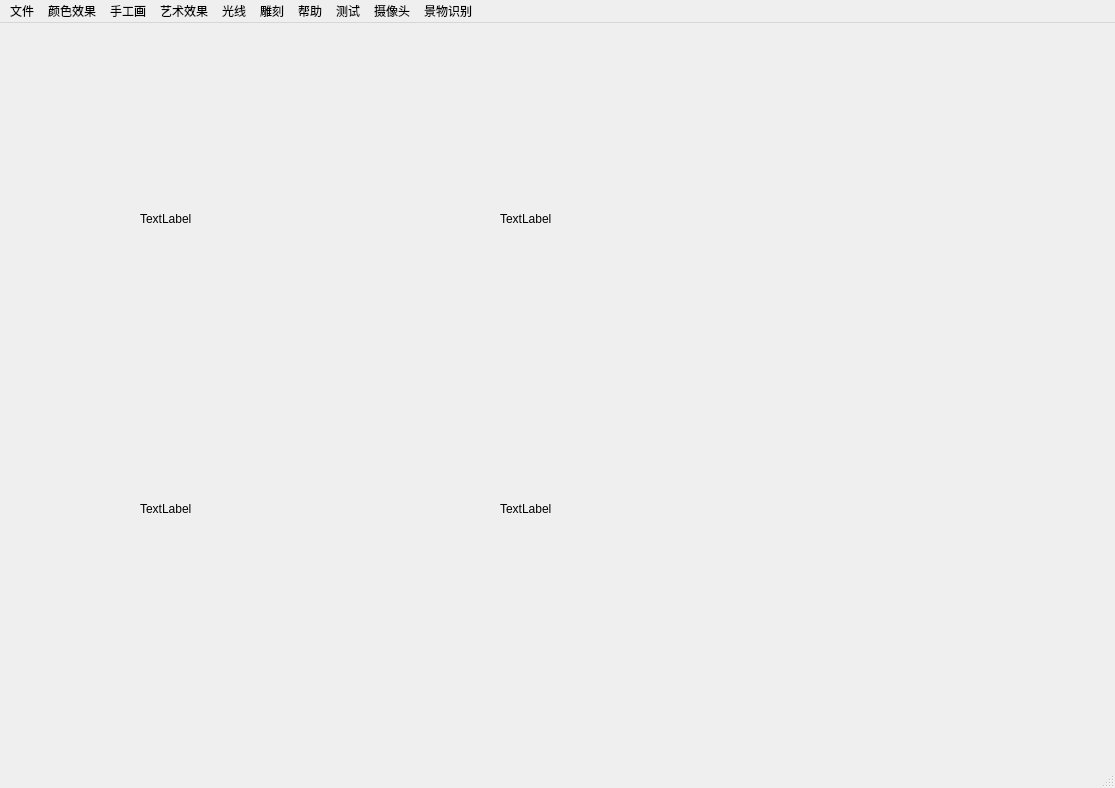
<?xml version="1.0" encoding="UTF-8"?>
<ui version="4.0">
 <class>MainWindow</class>
 <widget class="QMainWindow" name="MainWindow">
  <property name="geometry">
   <rect>
    <x>0</x>
    <y>0</y>
    <width>1115</width>
    <height>788</height>
   </rect>
  </property>
  <property name="windowTitle">
   <string>MainWindow</string>
  </property>
  <widget class="QWidget" name="centralwidget">
   <widget class="QLabel" name="label_1">
    <property name="geometry">
     <rect>
      <x>140</x>
      <y>70</y>
      <width>341</width>
      <height>251</height>
     </rect>
    </property>
    <property name="text">
     <string>TextLabel</string>
    </property>
   </widget>
   <widget class="QLabel" name="label_2">
    <property name="geometry">
     <rect>
      <x>500</x>
      <y>70</y>
      <width>371</width>
      <height>251</height>
     </rect>
    </property>
    <property name="text">
     <string>TextLabel</string>
    </property>
   </widget>
   <widget class="QLabel" name="label_3">
    <property name="geometry">
     <rect>
      <x>140</x>
      <y>360</y>
      <width>341</width>
      <height>251</height>
     </rect>
    </property>
    <property name="text">
     <string>TextLabel</string>
    </property>
   </widget>
   <widget class="QLabel" name="label_4">
    <property name="geometry">
     <rect>
      <x>500</x>
      <y>360</y>
      <width>371</width>
      <height>251</height>
     </rect>
    </property>
    <property name="text">
     <string>TextLabel</string>
    </property>
   </widget>
  </widget>
  <widget class="QMenuBar" name="menubar">
   <property name="geometry">
    <rect>
     <x>0</x>
     <y>0</y>
     <width>1115</width>
     <height>22</height>
    </rect>
   </property>
   <widget class="QMenu" name="menu">
    <property name="title">
     <string>文件</string>
    </property>
    <addaction name="actiondefault_file"/>
    <addaction name="actioncustomization_file"/>
    <addaction name="actionrehabilitation"/>
    <addaction name="actionpurge"/>
    <addaction name="actionexit"/>
   </widget>
   <widget class="QMenu" name="menu_2">
    <property name="title">
     <string>颜色效果</string>
    </property>
    <widget class="QMenu" name="menucolor_channels">
     <property name="title">
      <string>color channels</string>
     </property>
     <addaction name="actionR_channel"/>
     <addaction name="actionG_channel"/>
     <addaction name="actionB_channel"/>
    </widget>
    <addaction name="actionold_photos"/>
    <addaction name="actionred_green_swap"/>
    <addaction name="actiongrayscale"/>
    <addaction name="actionbinarization"/>
    <addaction name="actioncolor_transformation"/>
    <addaction name="menucolor_channels"/>
   </widget>
   <widget class="QMenu" name="menu_3">
    <property name="title">
     <string>手工画</string>
    </property>
    <addaction name="actionwoodcarving"/>
    <addaction name="actionpencil_drawing"/>
    <addaction name="actionsketching"/>
   </widget>
   <widget class="QMenu" name="menu_4">
    <property name="title">
     <string>艺术效果</string>
    </property>
    <widget class="QMenu" name="menufilter">
     <property name="title">
      <string>filter</string>
     </property>
     <addaction name="actionmaximum"/>
     <addaction name="actionminimum"/>
    </widget>
    <addaction name="actiondifuse"/>
    <addaction name="actionblur"/>
    <addaction name="actionsoften"/>
    <addaction name="actionsharpen"/>
    <addaction name="menufilter"/>
    <addaction name="actioncomic_strip"/>
    <addaction name="actionmelt"/>
    <addaction name="actionfreeze"/>
   </widget>
   <widget class="QMenu" name="menu_5">
    <property name="title">
     <string>光线</string>
    </property>
    <addaction name="actioninverted"/>
    <addaction name="actionglare"/>
    <addaction name="actionblack_and_white_negative"/>
   </widget>
   <widget class="QMenu" name="menu_6">
    <property name="title">
     <string>雕刻</string>
    </property>
    <widget class="QMenu" name="menuembossed">
     <property name="title">
      <string>embossed</string>
     </property>
     <addaction name="actioneffect_1"/>
     <addaction name="actioneffect_2"/>
     <addaction name="actioneffect_3"/>
     <addaction name="actioneffect_4"/>
    </widget>
    <widget class="QMenu" name="menuintaglio">
     <property name="title">
      <string>intaglio</string>
     </property>
     <addaction name="actioneffect_A"/>
     <addaction name="actioneffect_B"/>
     <addaction name="actioneffect_C"/>
     <addaction name="actioneffect_D"/>
    </widget>
    <addaction name="menuembossed"/>
    <addaction name="menuintaglio"/>
   </widget>
   <widget class="QMenu" name="menu_7">
    <property name="title">
     <string>帮助</string>
    </property>
    <addaction name="actionversion"/>
    <addaction name="actionauthor"/>
   </widget>
   <widget class="QMenu" name="menu_8">
    <property name="title">
     <string>测试</string>
    </property>
    <addaction name="actiontest1"/>
    <addaction name="actionvideo_filter"/>
   </widget>
   <widget class="QMenu" name="menu_9">
    <property name="title">
     <string>摄像头</string>
    </property>
    <addaction name="actionopen_Camera"/>
    <addaction name="actionclose_Camera"/>
   </widget>
   <widget class="QMenu" name="menu_10">
    <property name="title">
     <string>景物识别</string>
    </property>
    <addaction name="actionTM_SQDIFF_NORMED"/>
    <addaction name="actionTM_CCOEFF_NORMED"/>
    <addaction name="actionopen_targetImage"/>
   </widget>
   <addaction name="menu"/>
   <addaction name="menu_2"/>
   <addaction name="menu_3"/>
   <addaction name="menu_4"/>
   <addaction name="menu_5"/>
   <addaction name="menu_6"/>
   <addaction name="menu_7"/>
   <addaction name="menu_8"/>
   <addaction name="menu_9"/>
   <addaction name="menu_10"/>
  </widget>
  <widget class="QStatusBar" name="statusbar"/>
  <action name="actiondefault_file">
   <property name="text">
    <string>default file</string>
   </property>
  </action>
  <action name="actioncustomization_file">
   <property name="text">
    <string>customization file</string>
   </property>
   <property name="toolTip">
    <string>customization file</string>
   </property>
  </action>
  <action name="actionold_photos">
   <property name="text">
    <string>old photos</string>
   </property>
  </action>
  <action name="actionred_green_swap">
   <property name="text">
    <string>red-green swap</string>
   </property>
  </action>
  <action name="actiongrayscale">
   <property name="text">
    <string>grayscale</string>
   </property>
  </action>
  <action name="actionbinarization">
   <property name="text">
    <string>binarization</string>
   </property>
  </action>
  <action name="actioncolor_transformation">
   <property name="text">
    <string>color transformation</string>
   </property>
  </action>
  <action name="actionR_channel">
   <property name="text">
    <string>R channel</string>
   </property>
  </action>
  <action name="actionG_channel">
   <property name="text">
    <string>G channel</string>
   </property>
  </action>
  <action name="actionB_channel">
   <property name="text">
    <string>B channel</string>
   </property>
  </action>
  <action name="actionwoodcarving">
   <property name="text">
    <string>woodcarving</string>
   </property>
  </action>
  <action name="actionpencil_drawing">
   <property name="text">
    <string>pencil drawing</string>
   </property>
  </action>
  <action name="actionsketching">
   <property name="text">
    <string>sketching</string>
   </property>
  </action>
  <action name="actiondifuse">
   <property name="text">
    <string>difuse</string>
   </property>
  </action>
  <action name="actionblur">
   <property name="text">
    <string>blur</string>
   </property>
  </action>
  <action name="actionsoften">
   <property name="text">
    <string>soften</string>
   </property>
  </action>
  <action name="actionsharpen">
   <property name="text">
    <string>sharpen</string>
   </property>
  </action>
  <action name="actioncomic_strip">
   <property name="text">
    <string>comic strip</string>
   </property>
  </action>
  <action name="actionmelt">
   <property name="text">
    <string>melt</string>
   </property>
  </action>
  <action name="actionfreeze">
   <property name="text">
    <string>freeze</string>
   </property>
  </action>
  <action name="actionmaximum">
   <property name="text">
    <string>maximum</string>
   </property>
  </action>
  <action name="actionminimum">
   <property name="text">
    <string>minimum</string>
   </property>
  </action>
  <action name="actioninverted">
   <property name="text">
    <string>inverted</string>
   </property>
  </action>
  <action name="actionglare">
   <property name="text">
    <string>glare</string>
   </property>
  </action>
  <action name="actionblack_and_white_negative">
   <property name="text">
    <string>black and white negative</string>
   </property>
  </action>
  <action name="actioneffect_1">
   <property name="text">
    <string>effect 1</string>
   </property>
  </action>
  <action name="actioneffect_2">
   <property name="text">
    <string>effect 2</string>
   </property>
  </action>
  <action name="actioneffect_3">
   <property name="text">
    <string>effect 3</string>
   </property>
  </action>
  <action name="actioneffect_4">
   <property name="text">
    <string>effect 4</string>
   </property>
  </action>
  <action name="actioneffect_A">
   <property name="text">
    <string>effect A</string>
   </property>
  </action>
  <action name="actioneffect_B">
   <property name="text">
    <string>effect B</string>
   </property>
  </action>
  <action name="actioneffect_C">
   <property name="text">
    <string>effect C</string>
   </property>
  </action>
  <action name="actioneffect_D">
   <property name="text">
    <string>effect D</string>
   </property>
  </action>
  <action name="actionversion">
   <property name="text">
    <string>version</string>
   </property>
  </action>
  <action name="actionauthor">
   <property name="text">
    <string>author</string>
   </property>
  </action>
  <action name="actionrehabilitation">
   <property name="text">
    <string>rehabilitation</string>
   </property>
  </action>
  <action name="actionpurge">
   <property name="text">
    <string>purge</string>
   </property>
  </action>
  <action name="actionexit">
   <property name="text">
    <string>exit</string>
   </property>
  </action>
  <action name="actiontest1">
   <property name="text">
    <string>test1</string>
   </property>
  </action>
  <action name="actionopen_Camera">
   <property name="text">
    <string>open Camera</string>
   </property>
  </action>
  <action name="actionclose_Camera">
   <property name="text">
    <string>close Camera</string>
   </property>
  </action>
  <action name="actionTM_SQDIFF_NORMED">
   <property name="text">
    <string>TM_SQDIFF_NORMED</string>
   </property>
  </action>
  <action name="actionTM_CCOEFF_NORMED">
   <property name="text">
    <string>TM_CCOEFF_NORMED</string>
   </property>
  </action>
  <action name="actionopen_targetImage">
   <property name="text">
    <string>open targetImage</string>
   </property>
  </action>
  <action name="actionvideo_filter">
   <property name="text">
    <string>video filter</string>
   </property>
  </action>
 </widget>
 <resources/>
 <connections/>
</ui>
